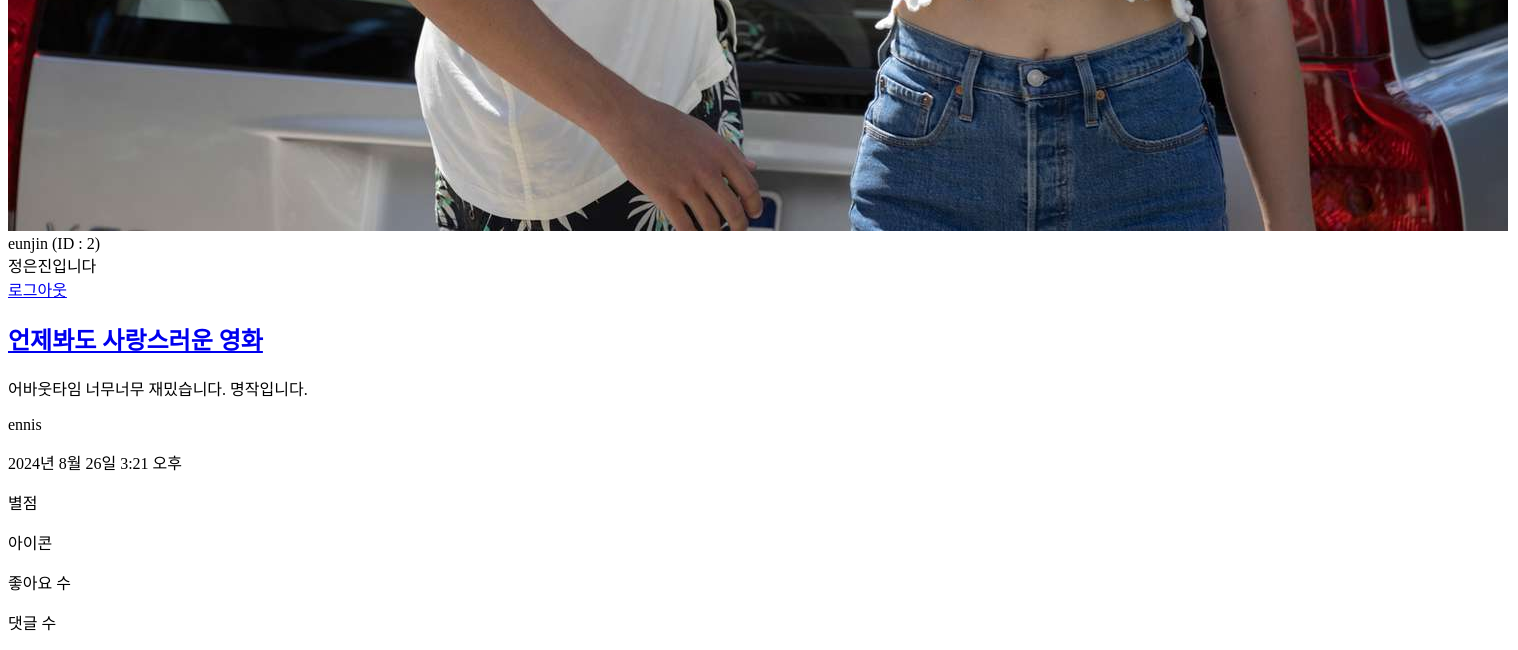
Before: /posts/feeds/ (signed in, lower part) with the older database file.
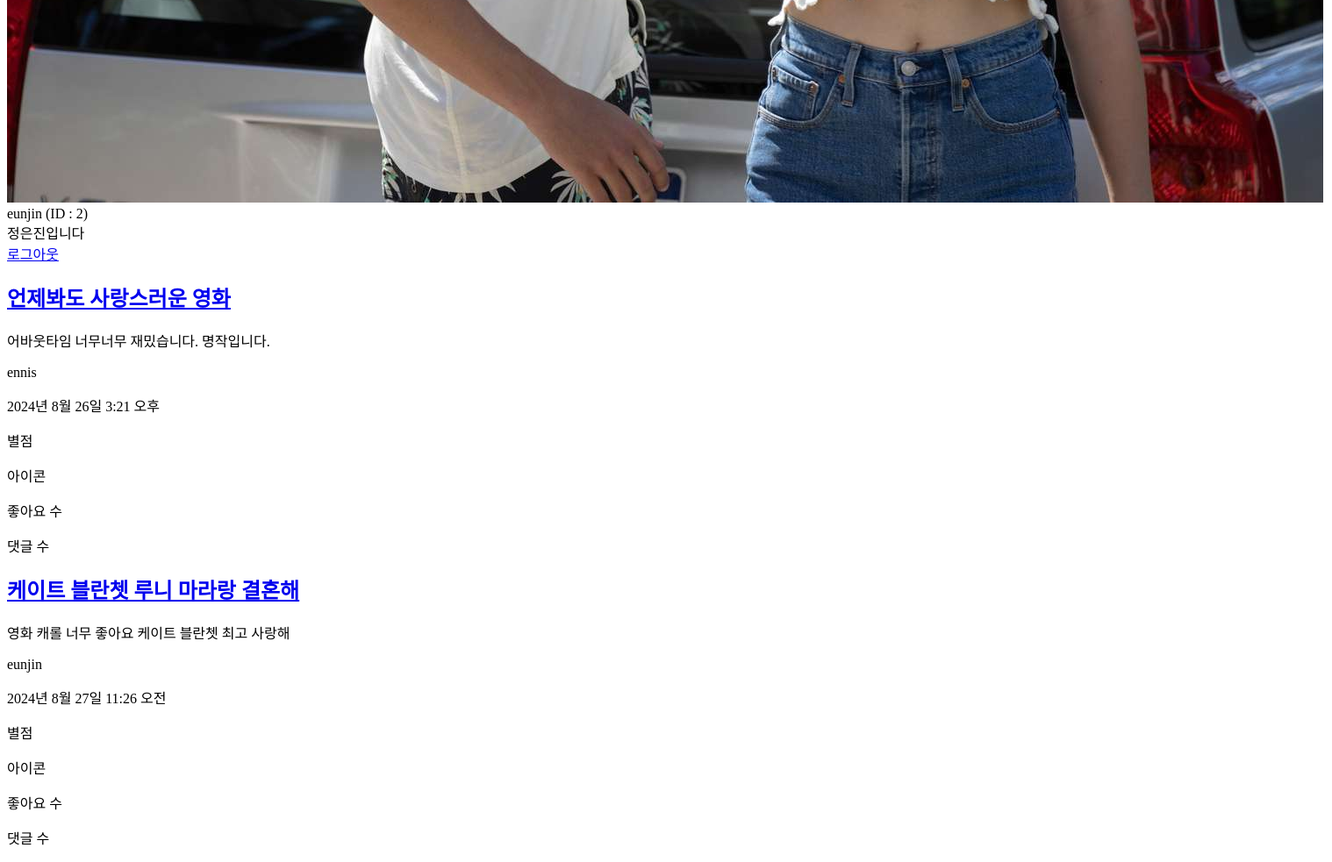
After: the same page with the newer database file.
### posts/models.py (models this page shows, shortened)
class Post(models.Model):
    user = models.ForeignKey("users.User", # 앱이름.모델이름
                             verbose_name = "작성자",
                             on_delete = models.CASCADE) # 작성자 데이터 삭제되면 Post도 같이 삭제
    review = models.TextField("리뷰", blank = True)
    short_comment = models.CharField("한줄평", max_length = 50)
    created = models.DateTimeField("작성일시", auto_now_add = True)
    tags = models.ManyToManyField("posts.HashTag", verbose_name="해시태그 목록", blank=True)

### users/models.py (models this page shows)
class User(AbstractUser):
    profile_image = models.ImageField("프로필 이미지", upload_to="users/profile", blank=True)
    short_description = models.TextField("소개글", blank=True)
    like_posts = models.ManyToManyField(
        "posts.Post",
        verbose_name="좋아요 누른 게시글",
        related_name="like_users",
        blank=True,
    )
    def __str__(self):
        return self.username

### posts/views.py (the view)
# urls.py: path("feeds/", views.feeds, name = "feeds"),
def feeds(request):
    user = request.user
    is_authenticated = user.is_authenticated
    if not is_authenticated:
        return redirect("users:login")
    posts = Post.objects.all()
    context = {
        "posts" : posts
    }
    return render(request, "posts/feeds.html", context)

### templates/posts/feeds.html (shortened to what this page needs)
{% load static %}
<!DOCTYPE html>
<html lang="ko">
    <body>
        <div><img src="{{ user.profile_image.url }}"></div>
        <div>{{ user.username }} (ID : {{ user.id }})</div>
        <div>{{ user.short_description }}</div>
        <a href = "/users/logout/">로그아웃</a>
        <section>
            {% for post in posts %}
            <div>
                <h2>
                    <a href = "/posts/detail/">{{ post.short_comment }}</a>
                </h2>
                <p>{{ post.review }} </p>
                <p>{{ post.user }}</p>
                <p>{{ post.created }}</p>
                <p>별점</p>
                <p>아이콘</p>
                <p>좋아요 수</p>
                <p>댓글 수</p>
            </div>
            {% endfor %}
        </section>
    </body>
</html>

Changed rows visible on the page:
added Post: short_comment "케이트 블란쳇 루니 마라랑 결혼해", review "영화 캐롤 너무 좋아요 케이트 블란쳇 최고 사랑해", user "eunjin", created "2024년 8월 27일 11:26 오전"
